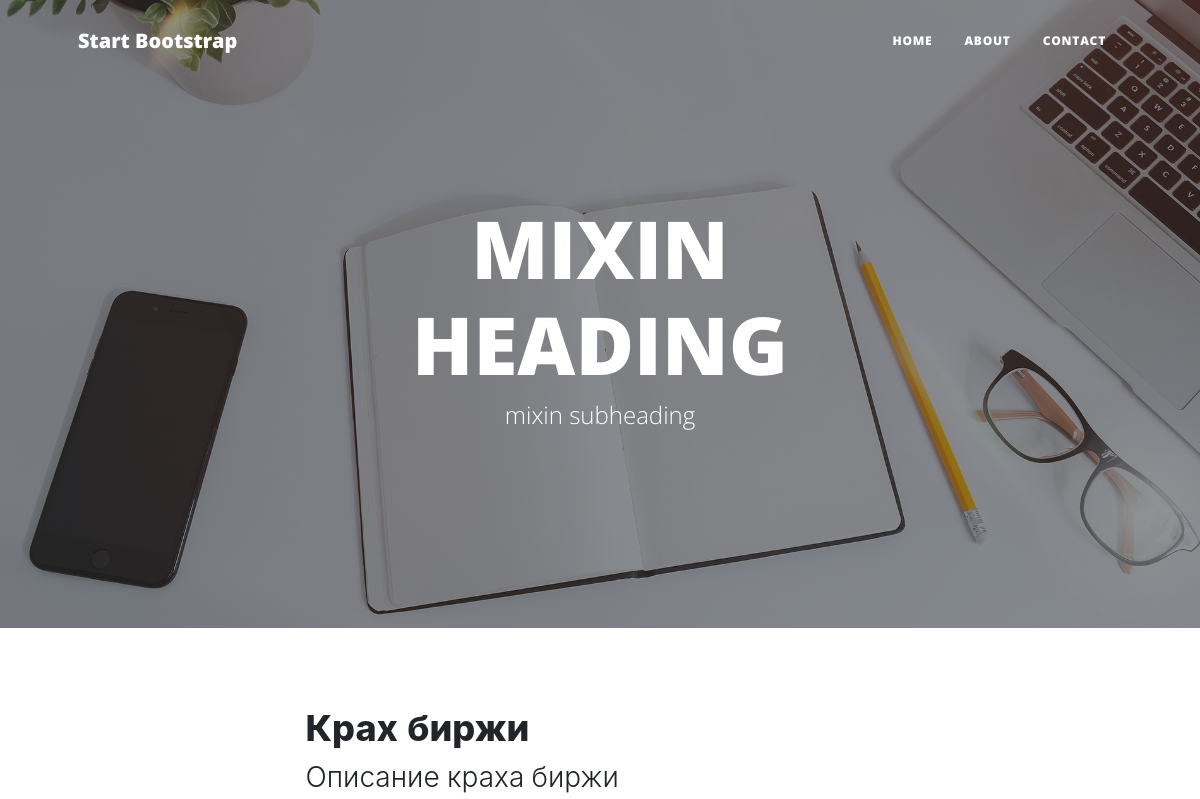
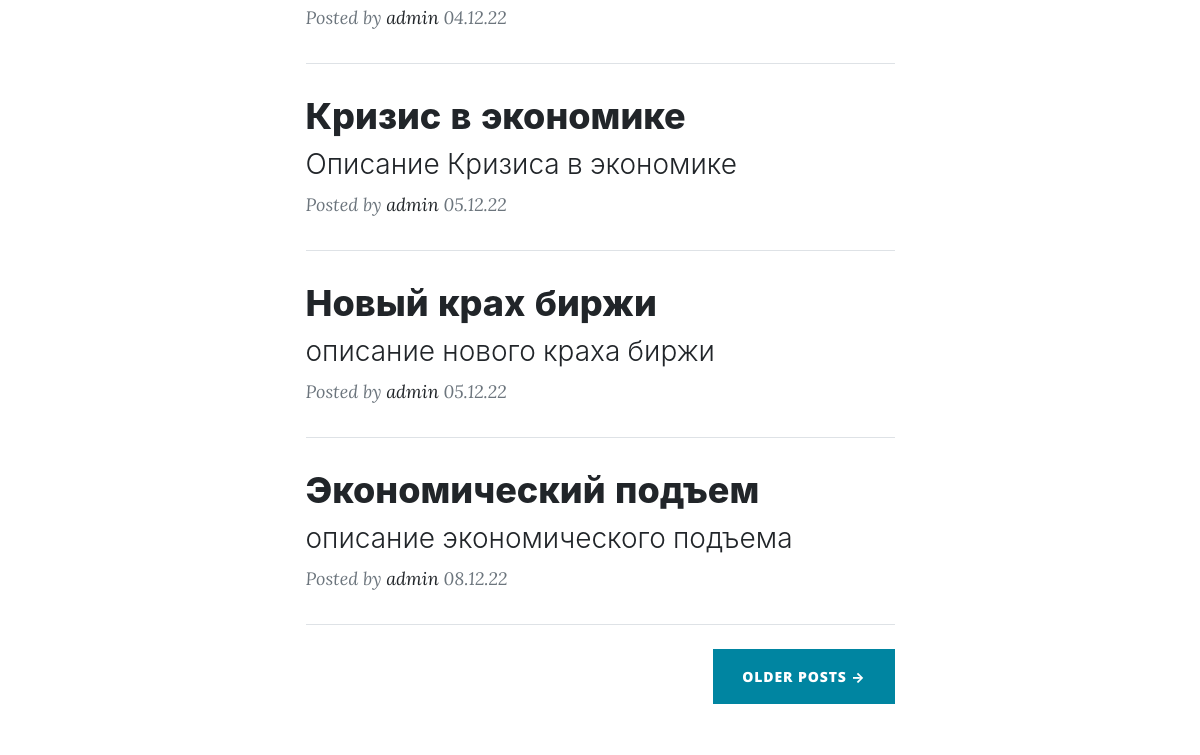
The app's page / (upper part), older data (2 pictures, top to bottom).
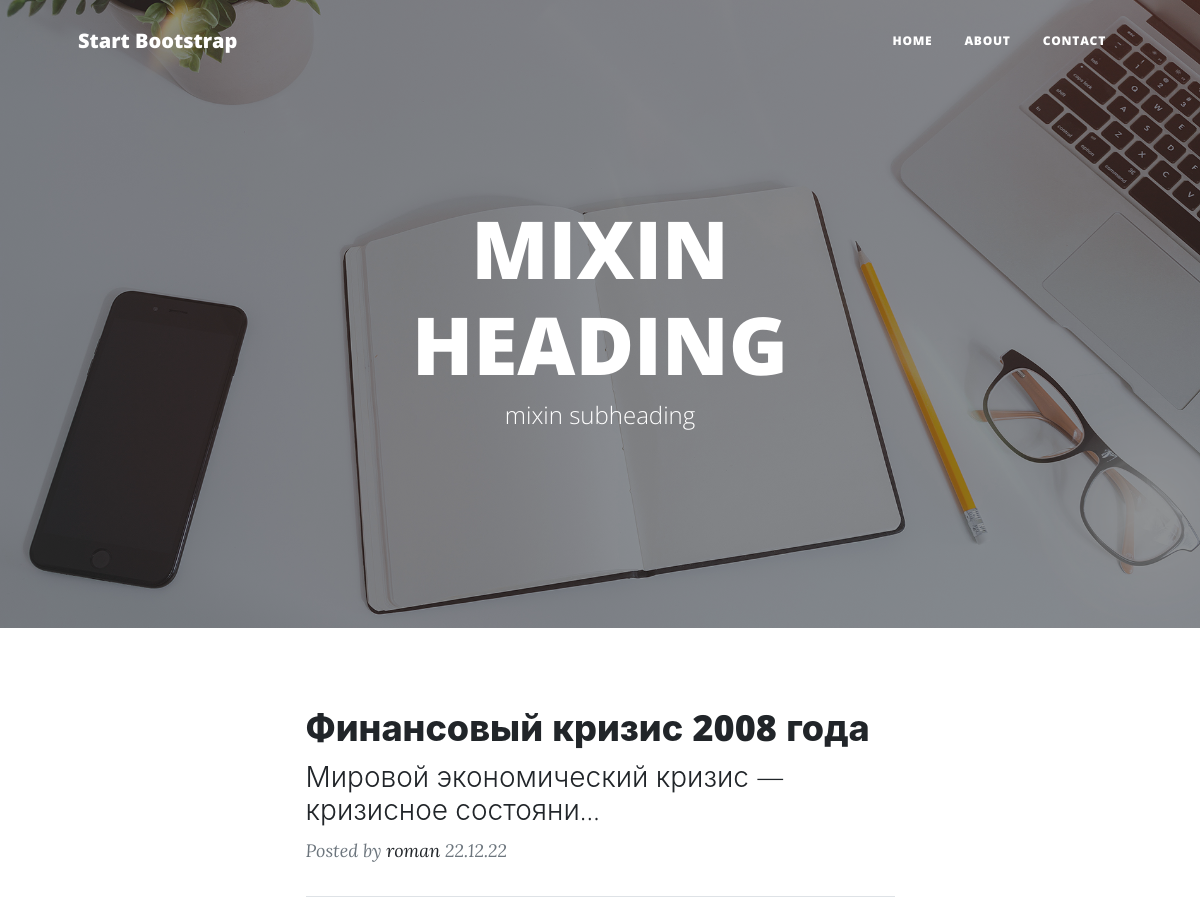
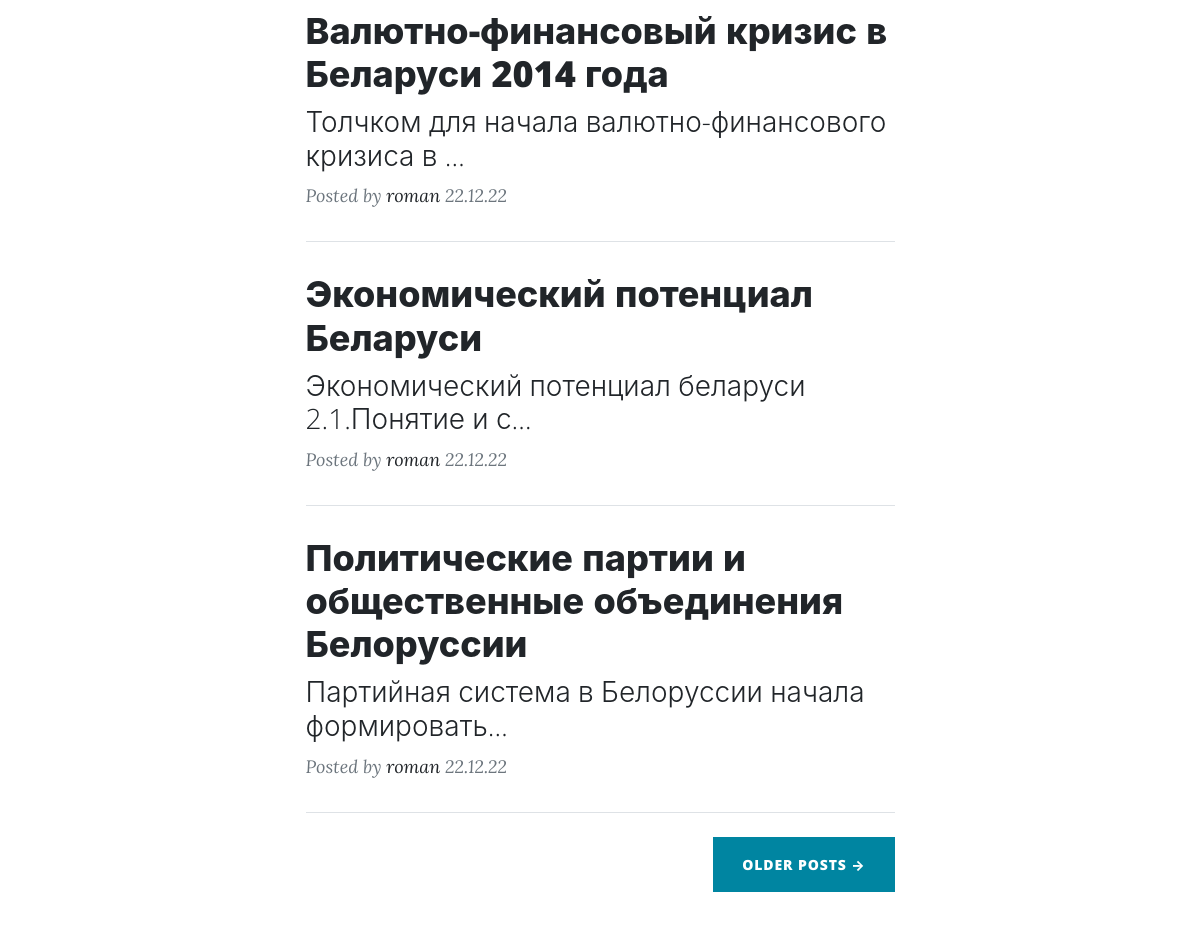
The same page, newer data (2 pictures, top to bottom).
### blog/models.py (models this page shows, shortened)
class Post(models.Model):
    title = models.CharField(
        max_length=128,
        verbose_name='заголовок'
    )
    descr = models.TextField(verbose_name='описание')
    is_published = models.BooleanField(
        default=True,
        verbose_name='публикация'
    )
    date_created = models.DateTimeField(
        default=now,
        verbose_name='дата создания'
    )
    slug = models.SlugField(
        verbose_name='URL',
        unique=True
    )
    category = models.ForeignKey(
        Category,
        on_delete=models.DO_NOTHING,
        verbose_name='категория'
    )
    author = models.ForeignKey(
        User,
        on_delete=models.CASCADE,
        verbose_name='автор'
    )
    image = models.ImageField(
        upload_to='post',
        verbose_name='картинка',
        null=True,
        blank=True
    )
    def get_absolute_url(self):
        return reverse('blog_post', kwargs={'post_slug': self.slug})
    @property
    def date(self) -> str:
        return self.date_created.strftime('%d.%m.%y')
    class Meta:
        db_table = 'blog_posts'
        verbose_name = 'пост'
        verbose_name_plural = 'посты'
        ordering = ['date_created']

### blog/views.py (the view, shortened to what this page needs)
# urls.py: path('', PostListView.as_view(), name='blog_posts'),
class PostListView(BaseMixin, ListView):
    template_name = 'blog/index.html'
    context_object_name = 'posts'
    model = Post
    def get_queryset(self):
        return Post.objects.filter(is_published=True)
    def get_context_data(self, *, object_list=None, **kwargs):
        context = super().get_context_data()
        context['heading'] = 'MIXIN HEADING'
        context['subheading'] = 'mixin subheading'
        context['form'] = ContactForm()
        context['my_form'] = MyForm()
        context.update(self.context)
        return context

### blog/templates/blog/index.html (shortened to what this page needs)
{% extends "blog/base.html" %}
{% load static %}
{% block image %}
style="background-image: url('{% static 'assets/img/home-bg.jpg' %}')"
{% endblock %}
{% block heading %}
<h1>{{ heading }}</h1>
<span class="subheading">{{ subheading }}</span>
{% endblock %}
{% block main %}
<div class="container px-4 px-lg-5">
    <div class="row gx-4 gx-lg-5 justify-content-center">
        <div class="col-md-10 col-lg-8 col-xl-7">
            {% include "blog/post_list.html" %}
            <div class="d-flex justify-content-end mb-4"><a class="btn btn-primary text-uppercase" href="#!">Older Posts →</a></div>
            {% include "blog/form_contact.html" %}
        </div>
    </div>
</div>
{% endblock %}

### blog/templates/blog/base.html (shortened to what this page needs)
{% load static %}
<!DOCTYPE html>
<html lang="en">
    <head>
        <link href="{% static 'css/styles.css' %}" rel="stylesheet" />
    </head>
    <body>
        {% include "blog/navigation.html" %}
        <header class="masthead" {% block image %}{% endblock %}>
            <div class="container position-relative px-4 px-lg-5">
                <div class="row gx-4 gx-lg-5 justify-content-center">
                    <div class="col-md-10 col-lg-8 col-xl-7">
                        <div class="site-heading">
                            {% block heading %}
                            {% endblock %}
                        </div>
                    </div>
                </div>
            </div>
        </header>
        {% block main %}
        {% endblock %}
    </body>
</html>

### blog/templates/blog/navigation.html (shortened to what this page needs)
<nav class="navbar navbar-expand-lg navbar-light" id="mainNav">
    <div class="container px-4 px-lg-5">
        <a class="navbar-brand" href="{% url 'blog_posts' %}">Start Bootstrap</a>
        <div class="collapse navbar-collapse" id="navbarResponsive">
            <ul class="navbar-nav ms-auto py-4 py-lg-0">
                <li class="nav-item"><a class="nav-link px-lg-3 py-3 py-lg-4" href="{% url 'blog_posts' %}">Home</a></li>
                <li class="nav-item"><a class="nav-link px-lg-3 py-3 py-lg-4" href="{% url 'blog_about' %}">About</a></li>
                <li class="nav-item"><a class="nav-link px-lg-3 py-3 py-lg-4" href="{% url 'blog_contact' %}">Contact</a></li>
            </ul>
        </div>
    </div>
</nav>

### blog/templates/blog/post_list.html
{% for post in posts %}
<div class="post-preview">
    <a href="{{ post.get_absolute_url }}">
        <h2 class="post-title">{{ post.title }}</h2>
        <h3 class="post-subtitle">{{ post.descr|truncatechars:50 }}</h3>
    </a>
    <p class="post-meta">
        Posted by
        <a href="#!">{{ post.author }}</a>
        {{ post.date }}
    </p>
</div>
<hr class="my-4" />
{% endfor %}

### blog/templates/blog/form_contact.html (shortened to what this page needs)
<form method="post">
    <br />
</form>

Row changes from the older to the newer data that the page shows:
removed Post: title "Крах биржи", descr "Описание краха биржи", author "admin", date "04.12.22"
removed Post: title "Кризис в экономике", descr "Описание Кризиса в экономике", author "admin", date "05.12.22"
removed Post: title "Новый крах биржи", descr "описание нового краха биржи", author "admin", date "05.12.22"
removed Post: title "Экономический подъем", descr "описание экономического подъема", author "admin", date "08.12.22"
added Post: title "Финансовый кризис 2008 года", descr "Мировой экономический кризис — кризисное состояни…", author "roman", date "22.12.22"
added Post: title "Валютно-финансовый кризис в Беларуси 2014 года", descr "Толчком для начала валютно-финансового кризиса в …", author "roman", date "22.12.22"
added Post: title "Экономический потенциал Беларуси", descr "Экономический потенциал беларуси 2.1.Понятие и с…", author "roman", date "22.12.22"
added Post: title "Политические партии и общественные объединения Белоруссии", descr "Партийная система в Белоруссии начала формировать…", author "roman", date "22.12.22"
